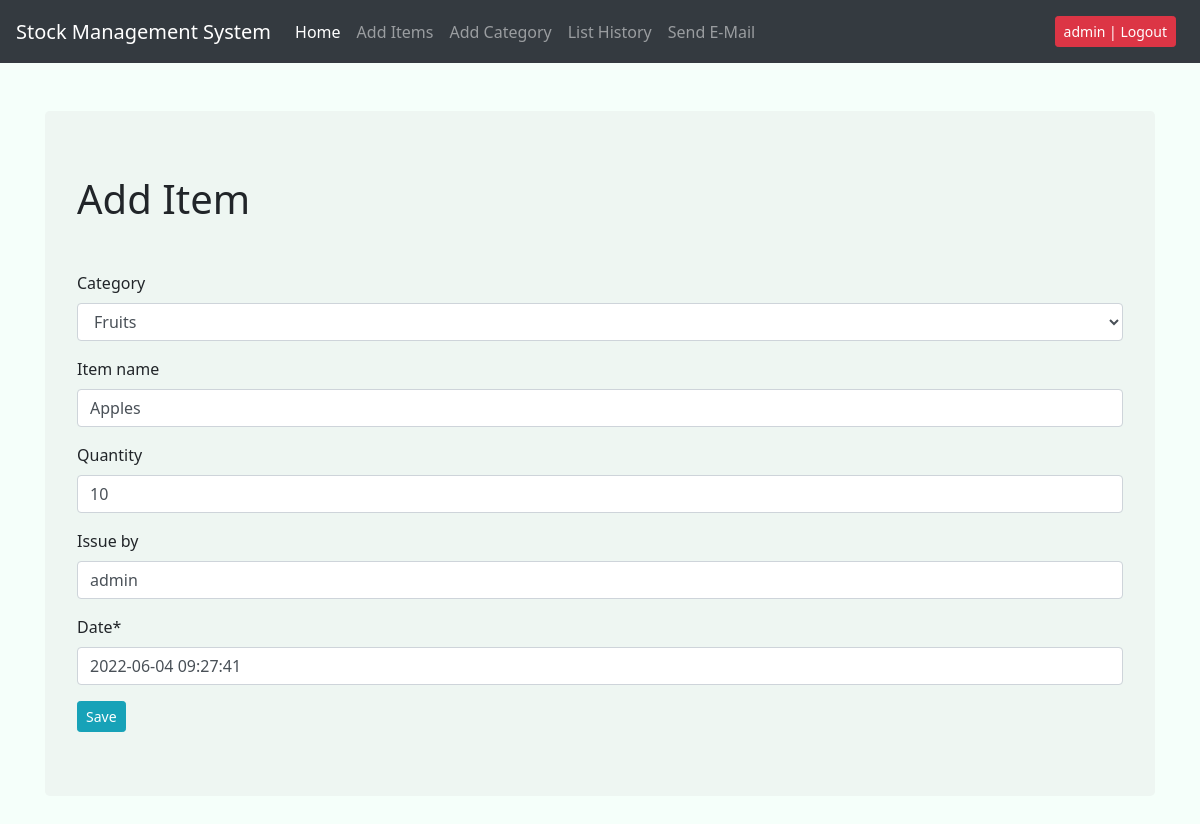
The page /update_items/19 (signed in) on the database its author committed.
### stock_app/models.py (models this page shows, shortened)
class Stock(models.Model):
    category = models.ForeignKey(Categorie, on_delete=models.CASCADE , blank=True)
    item_name = models.CharField(max_length=50 , null=True, blank=True)
    receive_by = models.CharField(max_length=50, blank = True, null = True)
    quantity = models.IntegerField(default = 0, blank = True, null = True)
    issue_by = models.CharField(max_length=50, blank = True, null = True)
    issue_to = models.CharField(max_length=50, blank = True, null = True)
    created_by = models.CharField(max_length=50, blank = True, null = True)
    receive_quantity = models.CharField(max_length=50, blank = True, null = True)
    phone_number = models.IntegerField(default = 0, blank = True, null = True)
    issue_quantity = models.IntegerField(default = 0, blank = True, null = True)
    reorder_level = models.IntegerField(default = 0, blank = True, null = True)
    last_update = models.DateTimeField( auto_now_add= False, auto_now = True )
    timestampp = models.DateTimeField( auto_now_add= True, auto_now = False )
    date = models.DateTimeField( auto_now_add= False, auto_now = False ,default = datetime.datetime.now())

### stock_app/views.py (the view)
# urls.py: path('update_items/<int:id_get>',views.update_items , name = "Update_Items"),
@login_required
@csrf_exempt
def update_items(request,id_get):
    query_set = Stock.objects.get(id=id_get)
    if request.method == "POST":
        form = StockUpdateForm(request.POST, instance=query_set)
        if form.is_valid():
            form.save()
            return redirect("/list_items")
        else:
            return redirect("/")
    else:
        form = StockCreateForm(instance=query_set)
    context = {
    'form':form,
    }
    return render(request,"stock_app/main/add_items.html",context)

### stock_app/forms.py
class StockCreateForm(forms.ModelForm):
    class Meta:
        model = Stock
        fields = ['category','item_name','quantity','issue_by','date']

### stock_app/models.py (called while the page is built)
    def __str__(self):
        return self.name

### stock_app/templates/stock_app/main/add_items.html
{% extends "stock_app/navbar.html" %}
{% block content %}
{% load static %}
{% load crispy_forms_tags %}
<div class="row">
    <div class="container">
        <div class="jumbotron mt-5">
            <h1 class="mb-5">Add Item</h1>
            <form method="POST" class="post-form" enctype="multipart/form-data">
                {{form|crispy}}
                <input  class="btn btn-sm btn-info" type="submit" value="Save" />
            </form>
        </div>
    </div>
</div>
{% endblock content %}

### stock_app/templates/stock_app/navbar.html (shortened to what this page needs)
{% load static %}
<!DOCTYPE html>
<html lang="en">
<head>
    <link rel="stylesheet" href="{% static "css/bootstrap.min.css" %}" />
    <link rel="stylesheet" type="text/css" href="{% static "css/index.css" %}" />
    <link rel="stylesheet" type="text/css" href="{% static "css/nprogress.css" %}" />
    <link rel="stylesheet" href="//code.jquery.com/ui/1.13.1/themes/base/jquery-ui.css">
</head>
<body>
    <nav class="navbar-expand-lg navbar navbar-dark bg-dark">
        <a class="navbar-brand" href="/list_items">Stock Management System</a>
        <div class="collapse navbar-collapse" id="navbarTogglerDemo03">
            <ul class="navbar-nav mr-auto mt-2 mt-lg-0 d-flex justify-content-between align-items-center" style="width:100%;">
                <div class="d-flex">
                    <li class="nav-item">
                        <a class="nav-link active" href="/list_items">Home</a>
                    </li>
                    <li class="nav-item">
                        <a class="nav-link" href="/add_items">Add Items</a>
                    </li>
                    <li class="nav-item">
                        <a class="nav-link" href="/create_category">Add Category</a>
                    </li>
                    <li class="nav-item">
                        <a class="nav-link" href="/list_history">List History</a>
                    </li>
                     <li class="nav-item">
                        <a class="nav-link" href="/send_e_mail">Send E-Mail</a>
                    </li>
                </div>
                <div class="d-flex">
                    {% if request.user.is_authenticated %}
                    <li class="nav-item">
                        <a class="nav-link" href="/accounts/logout">
                            <input class="btn btn-sm  btn-danger " type="submit" value="{{request.user}} | Logout" />
                        </a>
                    </li>
                    {% endif %}
                </div>
            </ul>
        </div>
    </nav>
    {% block content %}
    {% endblock content %}
</body>
</html>

### stock_app/static/css/index.css (style rules this page uses)
* { margin: 0; padding: 0; }
body { font-family: 'system-ui', 'Roboto'; overflow-x: hidden !important; background: mintcream; }
.jumbotron { background: #c1c1c126; }
a { text-decoration: none !important; }

### rows shown on the page
Stock: category "Fruits", item_name "Apples", quantity "10", issue_by "admin", date "2022-06-04 09:27:41"
